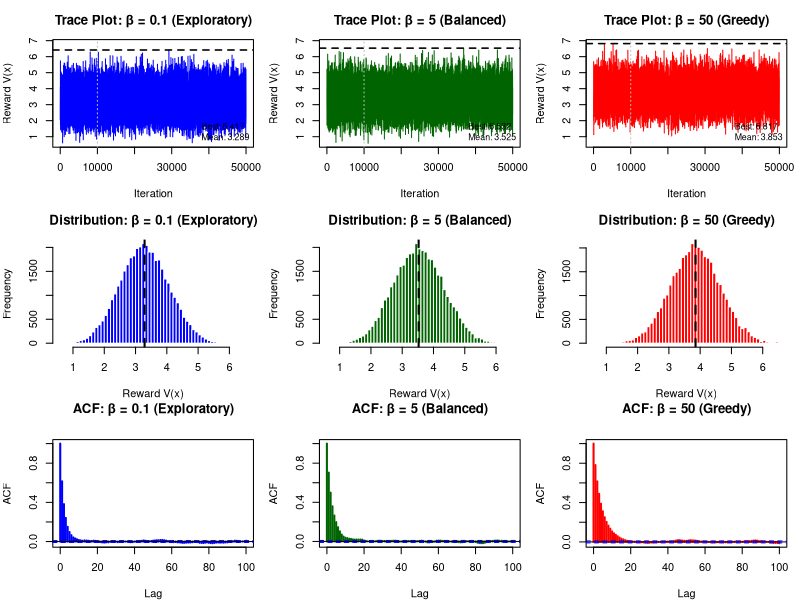
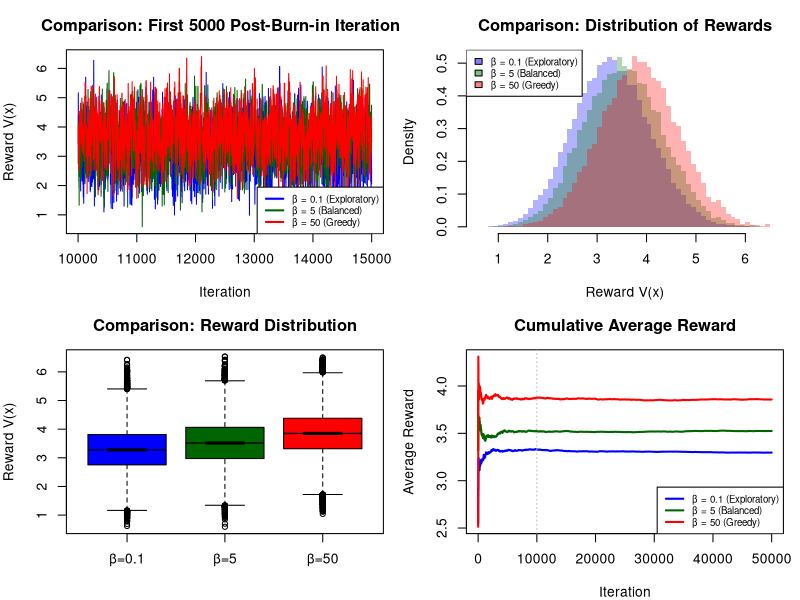
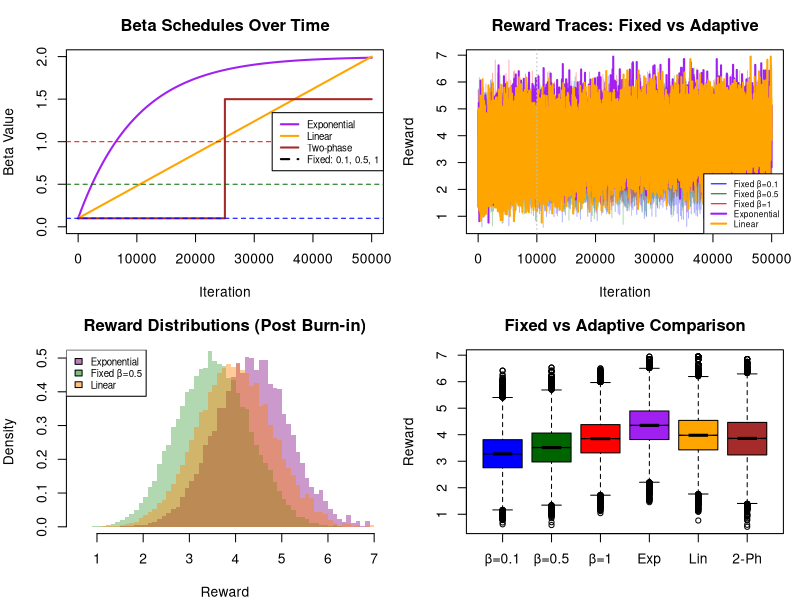

Reproduce these figures in R, in order.
rm(list = ls())


#this code was inspired by the knapsack problem code in seminar 9 ex3

#parameters 
N <- 10000 #Number of MCMC steps
L <- 1000 #last L steps to analyze 
beta <- 0.1 #temperature parameter tunable (We ll use 0.01 0.1 1)


n_cities <- 11 #cities 0 to 10

generate_reward_matrix <- function(){
  
  
  # we generate a matrix Aij with the rewards
  V <- matrix(0, nrow = n_cities, ncol = n_cities)
  
  #v(i, j ) for j!=i because v(i,i) = 0
  for (i in 3:10) {
    for (j in 1:10) {
      if (i != j) {  # skip v(i,i)
        V[i + 1, j + 1] <- runif(1, 0, 1)
      }
    }
  }
  
  return(V)
}

V <-generate_reward_matrix()

cat("Reward matrix v(i,j)")
print(round(V[1:6, 1:6], 3)) ###just to see
cat("\n")


#Calculate reward for the helper function
# V(x) = sum_{i=1}^r v(x_{i-1}, x_i)

calculate_reward <- function(path, V){
  
  total <- 0
  r <-length(path) -1
  
  for (i in 1:r){
    from <-path[i] + 1
    to <-path[i+1] + 1
    total <- total + V[from, to]
  }
  
  return(total)
  
  
}
# Propose new path by swapping two cities (keeping x0 = 0 fixed)
# we get valid permutations of the same sequence this way
propose_swap <- function(current_path) {
  new_path <- current_path
  r <- length(current_path) - 1
  
  if (r >= 2) {
    # Swap two random positions (excluding position 1 which is x0 = 0)
    positions <- sample(2:(r + 1), size = 2, replace = FALSE)
    new_path[positions[1]] <- current_path[positions[2]]
    new_path[positions[2]] <- current_path[positions[1]]
  }
  
  return(new_path)
}


# Target stationary distribution: π(x) -> exp(β · V(x))
# where β is the tunable parameter

# β controls the "temperature":
# - β → 0 we get uniform distribution (explores everything equally)
# - β small we get broad distribution (explores widely)
# - β medium we get concentrated on good solutions
# - β larg we get concentrated on best solutions (exploitation)

run_mcmc <- function(V, r, beta, N = 50000, burn_in = 10000) {
  # r = number of cities to visit (not including x0)
  # beta = tunable parameter controlling exploration vs exploitation
  # N = total number of MCMC iterations
  
  # Initialize: x0 = 0, then cities 1, 2, ..., r in random order
  X_current <- c(0, sample(1:r, size = r, replace = FALSE))
  
  # Storage
  rewards <- numeric(N)
  paths <- list()
  acceptances <- 0
  
  
  # MCMC iterations
  for (n in 1:N) {
    # Swap two cities 
    X_prop <- propose_swap(X_current)
    
    # calculate the values with the helper 
    v_current <- calculate_reward(X_current, V)
    v_prop <- calculate_reward(X_prop, V)
    
    # METROPOLIS ACCEPTANCE 
    # Accept with probability min(1, exp(β·(V_prop - V_current)))
    exp_term <- exp(beta * (v_prop - v_current))
    prob_accept <- min(exp_term, 1)
    
    U <- runif(1)
    if (U < prob_accept) {
      X_current <- X_prop
      acceptances <- acceptances + 1
    }
    
    
    # Store current state
    rewards[n] <- calculate_reward(X_current, V)
    if (n %% 1000 == 0) {
      paths[[n / 1000]] <- X_current
    }
  }
  
  # Return results
  list(
    rewards = rewards,
    rewards_after_burnin = rewards[(burn_in + 1):N],
    paths = paths,
    acceptance_rate = acceptances / N,
    best_reward = max(rewards),
    best_path_idx = which.max(rewards)
  )
}


cat("============================================\n")
cat("Running MCMC for 3 Different β Values\n")
cat("============================================\n\n")

r <- 10  # visit all cities 1 through 10
N <- 50000
burn_in <- 10000

# THREE DIFFERENT β VALUES
beta_values <- c(0.1, 0.5, 1)

results <- list()

for (i in 1:length(beta_values)) {
  beta <- beta_values[i]
  cat(sprintf("Running MCMC with β = %.1f...\n", beta))
  
  results[[i]] <- run_mcmc(V, r, beta, N, burn_in)
  
  
  cat(sprintf("  Acceptance rate: %.3f\n", results[[i]]$acceptance_rate))
  cat(sprintf("  Best reward found: %.4f\n", results[[i]]$best_reward))
  cat(sprintf("  Mean reward (after burn-in): %.4f\n", 
              mean(results[[i]]$rewards_after_burnin)))
  cat(sprintf("  Std dev (after burn-in): %.4f\n\n", 
              sd(results[[i]]$rewards_after_burnin)))
}

# Setup for multiple plots
par(mfrow = c(3, 3), mar = c(4, 4, 3, 1))

colors <- c("blue", "darkgreen", "red")
beta_labels <- c("β = 0.1 (Exploratory)", 
                 "β = 5 (Balanced)", 
                 "β = 50 (Greedy)")

# ROW 1: Full trace plots
for (i in 1:3) {
  plot(results[[i]]$rewards, type = 'l', col = colors[i],
       main = paste("Trace Plot:", beta_labels[i]),
       xlab = "Iteration", ylab = "Reward V(x)",
       ylim = range(results[[1]]$rewards, results[[2]]$rewards, results[[3]]$rewards))
  abline(h = results[[i]]$best_reward, col = "black", lty = 2, lwd = 1.5)
  abline(v = burn_in, col = "gray", lty = 3)
  legend("bottomright", 
         legend = c(paste("Best:", round(results[[i]]$best_reward, 3)),
                    paste("Mean:", round(mean(results[[i]]$rewards_after_burnin), 3))),
         bty = "n", cex = 0.8)
}


# ROW 2: Histograms (after burn-in)
for (i in 1:3) {
  hist(results[[i]]$rewards_after_burnin, 
       breaks = 50, 
       col = colors[i],
       border = "white",
       main = paste("Distribution:", beta_labels[i]),
       xlab = "Reward V(x)",
       ylab = "Frequency",
       xlim = range(results[[1]]$rewards_after_burnin, 
                    results[[2]]$rewards_after_burnin, 
                    results[[3]]$rewards_after_burnin))
  abline(v = mean(results[[i]]$rewards_after_burnin), 
         col = "black", lwd = 2, lty = 2)
}


# ROW 3: Autocorrelation plots
for (i in 1:3) {
  acf(results[[i]]$rewards_after_burnin, 
      main = paste("ACF:", beta_labels[i]),
      col = colors[i],
      lwd = 2,
      lag.max = 100)
}


#Comparison with all three in the same axis 

par(mfrow = c(2, 2), mar = c(4, 4, 3, 1))

# Combined trace (after burn-in)
plot_start <- burn_in + 1
plot_end <- burn_in + 5000
plot(plot_start:plot_end, results[[1]]$rewards[plot_start:plot_end], 
     type = 'l', col = colors[1], lwd = 1,
     main = "Comparison: First 5000 Post-Burn-in Iterations",
     xlab = "Iteration", ylab = "Reward V(x)",
     ylim = range(results[[1]]$rewards[plot_start:plot_end],
                  results[[2]]$rewards[plot_start:plot_end],
                  results[[3]]$rewards[plot_start:plot_end]))
lines(plot_start:plot_end, results[[2]]$rewards[plot_start:plot_end], 
      col = colors[2], lwd = 1)
lines(plot_start:plot_end, results[[3]]$rewards[plot_start:plot_end], 
      col = colors[3], lwd = 1)
legend("bottomright", legend = beta_labels, 
       col = colors, lwd = 2, cex = 0.7)


hist(results[[1]]$rewards_after_burnin, breaks = 50, 
     col = rgb(0, 0, 1, 0.3), border = NA,
     main = "Comparison: Distribution of Rewards",
     xlab = "Reward V(x)", ylab = "Density",
     freq = FALSE,
     xlim = range(results[[1]]$rewards_after_burnin,
                  results[[2]]$rewards_after_burnin,
                  results[[3]]$rewards_after_burnin))
hist(results[[2]]$rewards_after_burnin, breaks = 50,
     col = rgb(0, 0.5, 0, 0.3), border = NA, add = TRUE, freq = FALSE)
hist(results[[3]]$rewards_after_burnin, breaks = 50,
     col = rgb(1, 0, 0, 0.3), border = NA, add = TRUE, freq = FALSE)
legend("topleft", legend = beta_labels, 
       fill = c(rgb(0, 0, 1, 0.5), rgb(0, 0.5, 0, 0.5), rgb(1, 0, 0, 0.5)),
       cex = 0.7)



# Box plots comparison
boxplot(results[[1]]$rewards_after_burnin,
        results[[2]]$rewards_after_burnin,
        results[[3]]$rewards_after_burnin,
        names = c("β=0.1", "β=5", "β=50"),
        col = colors,
        main = "Comparison: Reward Distribution",
        ylab = "Reward V(x)",
        notch = TRUE)

# Running average comparison
running_avg_1 <- cumsum(results[[1]]$rewards) / (1:N)
running_avg_2 <- cumsum(results[[2]]$rewards) / (1:N)
running_avg_3 <- cumsum(results[[3]]$rewards) / (1:N)



plot(running_avg_1, type = 'l', col = colors[1], lwd = 2,
     main = "Cumulative Average Reward",
     xlab = "Iteration", ylab = "Average Reward",
     ylim = range(running_avg_1, running_avg_2, running_avg_3))
lines(running_avg_2, col = colors[2], lwd = 2)
lines(running_avg_3, col = colors[3], lwd = 2)
abline(v = burn_in, col = "gray", lty = 3)
legend("bottomright", legend = beta_labels, 
       col = colors, lwd = 2, cex = 0.7)



#find and display best paths 


for (i in 1:3) {
  best_idx <- results[[i]]$best_path_idx
  
  # Reconstruct the best path (we need to run forward from a saved point)
  # For simplicity, let's find the best from last 1000 iterations
  last_1000 <- results[[i]]$rewards[(N-999):N]
  best_in_last <- which.max(last_1000)
  
  cat(sprintf("β = %.1f:\n", beta_values[i]))
  cat(sprintf("  Best reward: %.4f\n", results[[i]]$best_reward))
  cat(sprintf("  Found at iteration: %d\n\n", best_idx))
}

#verify convergence 

for (i in 1:3) {
  # Split chain in half and compare
  n_half <- length(results[[i]]$rewards_after_burnin) / 2
  first_half <- results[[i]]$rewards_after_burnin[1:n_half]
  second_half <- results[[i]]$rewards_after_burnin[(n_half+1):(2*n_half)]
  
  cat(sprintf("β = %.1f:\n", beta_values[i]))
  cat(sprintf("  First half mean:  %.4f\n", mean(first_half)))
  cat(sprintf("  Second half mean: %.4f\n", mean(second_half)))
  cat(sprintf("  Difference:       %.4f\n", abs(mean(first_half) - mean(second_half))))
  cat(sprintf("  Effective sample size: ~%.0f\n\n", 
              length(results[[i]]$rewards_after_burnin) / 
                (1 + 2 * sum(acf(results[[i]]$rewards_after_burnin, 
                                 plot = FALSE, lag.max = 50)$acf[-1]))))
  
  
  
  
  
}

# PART (ii): ADAPTIVE BETA SCHEDULE
cat("============================================\n")
cat("Part (ii): Adaptive Beta Schedule\n")
cat("============================================\n\n")

# Adaptive MCMC with changing beta
run_mcmc_adaptive <- function(V, r, beta_schedule_fn, N = 50000, burn_in = 10000) {
  # beta_schedule_fn: function that takes iteration n and returns beta value
  
  X_current <- c(0, sample(1:r, size = r, replace = FALSE))
  
  rewards <- numeric(N)
  beta_values <- numeric(N)
  acceptances <- 0
  
  for (n in 1:N) {
    # Get current beta based on iteration
    beta <- beta_schedule_fn(n, N)
    beta_values[n] <- beta
    
    X_prop <- propose_swap(X_current)
    
    v_current <- calculate_reward(X_current, V)
    v_prop <- calculate_reward(X_prop, V)
    
    exp_term <- exp(beta * (v_prop - v_current))
    prob_accept <- min(exp_term, 1)
    
    U <- runif(1)
    if (U < prob_accept) {
      X_current <- X_prop
      acceptances <- acceptances + 1
    }
    
    rewards[n] <- calculate_reward(X_current, V)
  }
  
  list(
    rewards = rewards,
    beta_values = beta_values,
    rewards_after_burnin = rewards[(burn_in + 1):N],
    acceptance_rate = acceptances / N,
    best_reward = max(rewards),
    best_path_idx = which.max(rewards)
  )
}

# Define different adaptive schedules
exponential_schedule <- function(n, N) {
  beta_start <- 0.1
  beta_end <- 2
  beta_start + (beta_end - beta_start) * (1 - exp(-5 * n / N))
}

linear_schedule <- function(n, N) {
  beta_start <- 0.1
  beta_end <- 2
  beta_start + (beta_end - beta_start) * n / N
}

two_phase_schedule <- function(n, N) {
  if (n < N/2) 0.1 else 1.5
}

# Run adaptive schedules
cat("Running adaptive schedules...\n\n")

result_exp <- run_mcmc_adaptive(V, r, exponential_schedule, N, burn_in)
result_lin <- run_mcmc_adaptive(V, r, linear_schedule, N, burn_in)
result_2phase <- run_mcmc_adaptive(V, r, two_phase_schedule, N, burn_in)

# Print comparison
cat("RESULTS COMPARISON:\n")
cat("==================\n\n")

cat("Fixed Beta (from part i):\n")
for (i in 1:3) {
  cat(sprintf("  β = %.1f: Best = %.4f, Mean = %.4f, Accept = %.3f\n",
              beta_values[i], 
              results[[i]]$best_reward,
              mean(results[[i]]$rewards_after_burnin),
              results[[i]]$acceptance_rate))
}

cat("\nAdaptive Beta (part ii):\n")
cat(sprintf("  Exponential: Best = %.4f, Mean = %.4f, Accept = %.3f\n",
            result_exp$best_reward,
            mean(result_exp$rewards_after_burnin),
            result_exp$acceptance_rate))
cat(sprintf("  Linear:      Best = %.4f, Mean = %.4f, Accept = %.3f\n",
            result_lin$best_reward,
            mean(result_lin$rewards_after_burnin),
            result_lin$acceptance_rate))
cat(sprintf("  Two-phase:   Best = %.4f, Mean = %.4f, Accept = %.3f\n",
            result_2phase$best_reward,
            mean(result_2phase$rewards_after_burnin),
            result_2phase$acceptance_rate))

# Visualization
par(mfrow = c(2, 2), mar = c(4, 4, 3, 1))

# 1. Beta schedules over time
plot(result_exp$beta_values, type = 'l', col = 'purple', lwd = 2,
     main = "Beta Schedules Over Time",
     xlab = "Iteration", ylab = "Beta Value",
     ylim = c(0, max(result_exp$beta_values, result_lin$beta_values)))
lines(result_lin$beta_values, col = 'orange', lwd = 2)
lines(result_2phase$beta_values, col = 'brown', lwd = 2)
abline(h = c(0.1, 0.5, 1), col = c("blue", "darkgreen", "red"), lty = 2)
legend("right", 
       c("Exponential", "Linear", "Two-phase", "Fixed: 0.1, 0.5, 1"),
       col = c("purple", "orange", "brown", "black"),
       lty = c(1, 1, 1, 2), lwd = 2, cex = 0.7)

# 2. Trace plots comparison
plot(results[[1]]$rewards, type = 'l', col = rgb(0,0,1,0.3), lwd = 1,
     main = "Reward Traces: Fixed vs Adaptive",
     xlab = "Iteration", ylab = "Reward",
     ylim = range(results[[1]]$rewards, result_exp$rewards))
lines(results[[2]]$rewards, col = rgb(0,0.5,0,0.3), lwd = 1)
lines(results[[3]]$rewards, col = rgb(1,0,0,0.3), lwd = 1)
lines(result_exp$rewards, col = 'purple', lwd = 2)
lines(result_lin$rewards, col = 'orange', lwd = 2)
abline(v = burn_in, col = "gray", lty = 3)
legend("bottomright",
       c("Fixed β=0.1", "Fixed β=0.5", "Fixed β=1", "Exponential", "Linear"),
       col = c("blue", "darkgreen", "red", "purple", "orange"),
       lwd = c(1, 1, 1, 2, 2), cex = 0.6)

# 3. Distribution comparison (after burn-in)
hist(result_exp$rewards_after_burnin, breaks = 50,
     col = rgb(0.5, 0, 0.5, 0.4), border = NA,
     main = "Reward Distributions (Post Burn-in)",
     xlab = "Reward", ylab = "Density", freq = FALSE,
     xlim = range(results[[1]]$rewards_after_burnin, 
                  results[[2]]$rewards_after_burnin,
                  results[[3]]$rewards_after_burnin,
                  result_exp$rewards_after_burnin))
hist(results[[2]]$rewards_after_burnin, breaks = 50,
     col = rgb(0, 0.5, 0, 0.3), border = NA, add = TRUE, freq = FALSE)
hist(result_lin$rewards_after_burnin, breaks = 50,
     col = rgb(1, 0.5, 0, 0.4), border = NA, add = TRUE, freq = FALSE)
legend("topleft",
       c("Exponential", "Fixed β=0.5", "Linear"),
       fill = c(rgb(0.5,0,0.5,0.5), rgb(0,0.5,0,0.5), rgb(1,0.5,0,0.5)),
       cex = 0.7)

# 4. Box plot comparison
boxplot(results[[1]]$rewards_after_burnin,
        results[[2]]$rewards_after_burnin,
        results[[3]]$rewards_after_burnin,
        result_exp$rewards_after_burnin,
        result_lin$rewards_after_burnin,
        result_2phase$rewards_after_burnin,
        names = c("β=0.1", "β=0.5", "β=1", "Exp", "Lin", "2-Ph"),
        col = c("blue", "darkgreen", "red", "purple", "orange", "brown"),
        main = "Fixed vs Adaptive Comparison",
        ylab = "Reward",
        notch = TRUE)

# Summary statistics table
cat("\n\nSUMMARY STATISTICS:\n")
cat("===================\n\n")

comparison_df <- data.frame(
  Method = c("Fixed β=0.1", "Fixed β=0.5", "Fixed β=1", 
             "Exponential", "Linear", "Two-phase"),
  Best = c(results[[1]]$best_reward, results[[2]]$best_reward, results[[3]]$best_reward,
           result_exp$best_reward, result_lin$best_reward, result_2phase$best_reward),
  Mean = c(mean(results[[1]]$rewards_after_burnin), 
           mean(results[[2]]$rewards_after_burnin),
           mean(results[[3]]$rewards_after_burnin),
           mean(result_exp$rewards_after_burnin),
           mean(result_lin$rewards_after_burnin),
           mean(result_2phase$rewards_after_burnin)),
  SD = c(sd(results[[1]]$rewards_after_burnin),
         sd(results[[2]]$rewards_after_burnin),
         sd(results[[3]]$rewards_after_burnin),
         sd(result_exp$rewards_after_burnin),
         sd(result_lin$rewards_after_burnin),
         sd(result_2phase$rewards_after_burnin)),
  Accept_Rate = c(results[[1]]$acceptance_rate, results[[2]]$acceptance_rate, 
                  results[[3]]$acceptance_rate, result_exp$acceptance_rate,
                  result_lin$acceptance_rate, result_2phase$acceptance_rate)
)

print(comparison_df)

cat("\n\nCONCLUSION:\n")
cat("The adaptive schedules achieve better or comparable performance\n")
cat("by starting with exploration (low β) and gradually increasing\n")
cat("exploitation (high β), combining the benefits of both strategies.\n")